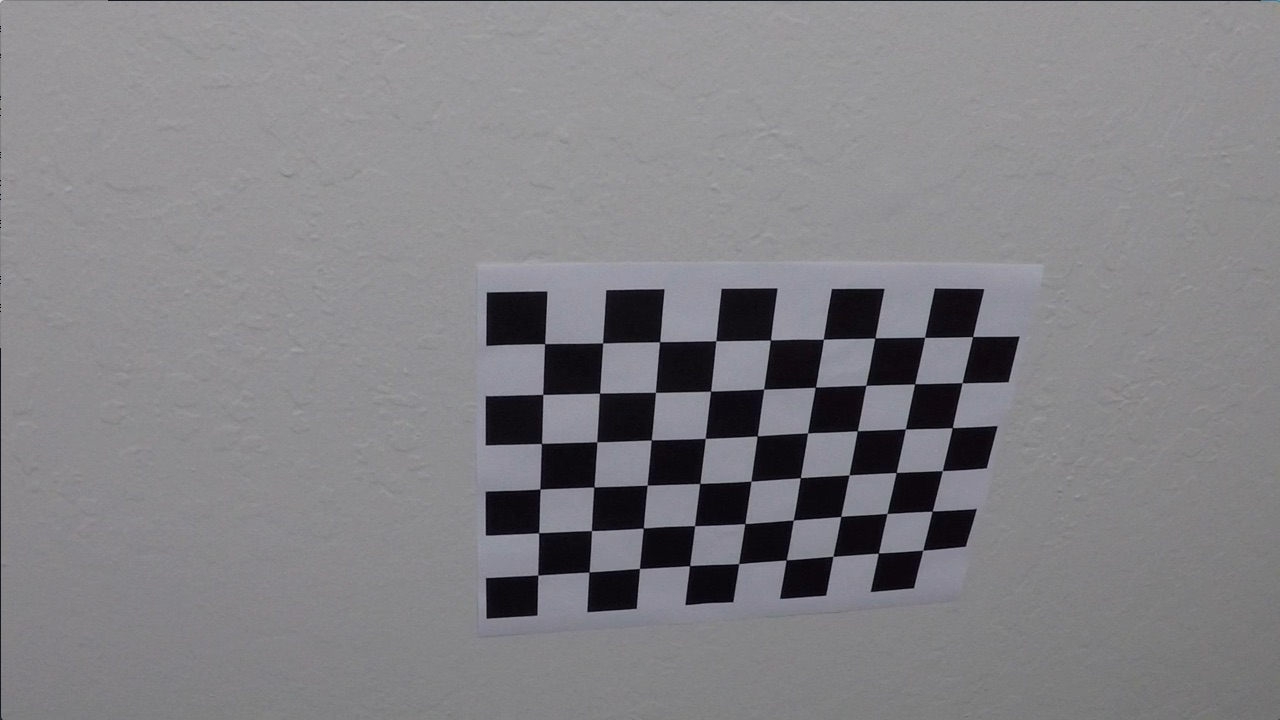
#> input picture CarND-Advanced-Lane-Lines-master/camera_cal/calibration10.jpg, 1280 x 720 px; its folder holds only this picture in this run
$ jupyter execute --allow-errors AdvancedCarLanesImpl.ipynb   (shell and % lines are left out)   (older library calls are emulated)
#> lines starting #> are read from the running program, lines starting #| are printed output that depends on the picture
[cell 1]
#importing some useful packages
import matplotlib.pyplot as plt
import matplotlib.image as mpimg
import numpy as np
import cv2
import glob

[cell 2]
import numpy as np
import cv2
import glob
import matplotlib.pyplot as plt

# prepare object points, like (0,0,0), (1,0,0), (2,0,0) ....,(6,5,0)
objp = np.zeros((6*9,3), np.float32)
objp[:,:2] = np.mgrid[0:9,0:6].T.reshape(-1,2)
nx = 6
ny = 9
# Arrays to store object points and image points from all the images.
objpoints = [] # 3d points in real world space
imgpoints = [] # 2d points in image plane.

# Make a list of calibration images
images = glob.glob('./camera_cal/calibration*.jpg')

# Step through the list and search for chessboard corners
for fname in images:
    img = cv2.imread(fname)
#> img is the input picture: shape (720, 1280, 3); mean B, G, R 133.1, 129.4, 130.2
    gray = cv2.cvtColor(img,cv2.COLOR_BGR2GRAY)

    # Find the chessboard corners
    ret, corners = cv2.findChessboardCorners(gray, (9,6),None)
#> ret = True; corners = 54 rows, first 8: [545.3, 343.1], [602.7, 342.8], [660.1, 341.3], [715.8, 340.7], [770.6, 340], [823.5, 339.2], [874.3, 338.5], [925.1, 337.4]

    # If found, add object points, image points
    if ret == True:
        objpoints.append(objp)
        imgpoints.append(corners)

        # Draw and display the corners
        ret, mtx, dist, rvecs, tvecs = cv2.calibrateCamera(objpoints, imgpoints, img.shape[1:], None, None)
#> ret = 0.694; mtx = [[354.2, 0, 506.7], [0, 354.1, -24.86], [0, 0, 1]]; dist = [[-0.0173, -0.00556, 0.0263, 0.0168, 0.000837]]; rvecs = ([0.143, -0.0808, 0.0447],); tvecs = ([0.552, 6.09, 6.21],)
        dst = cv2.undistort(img, mtx, dist, None, mtx)
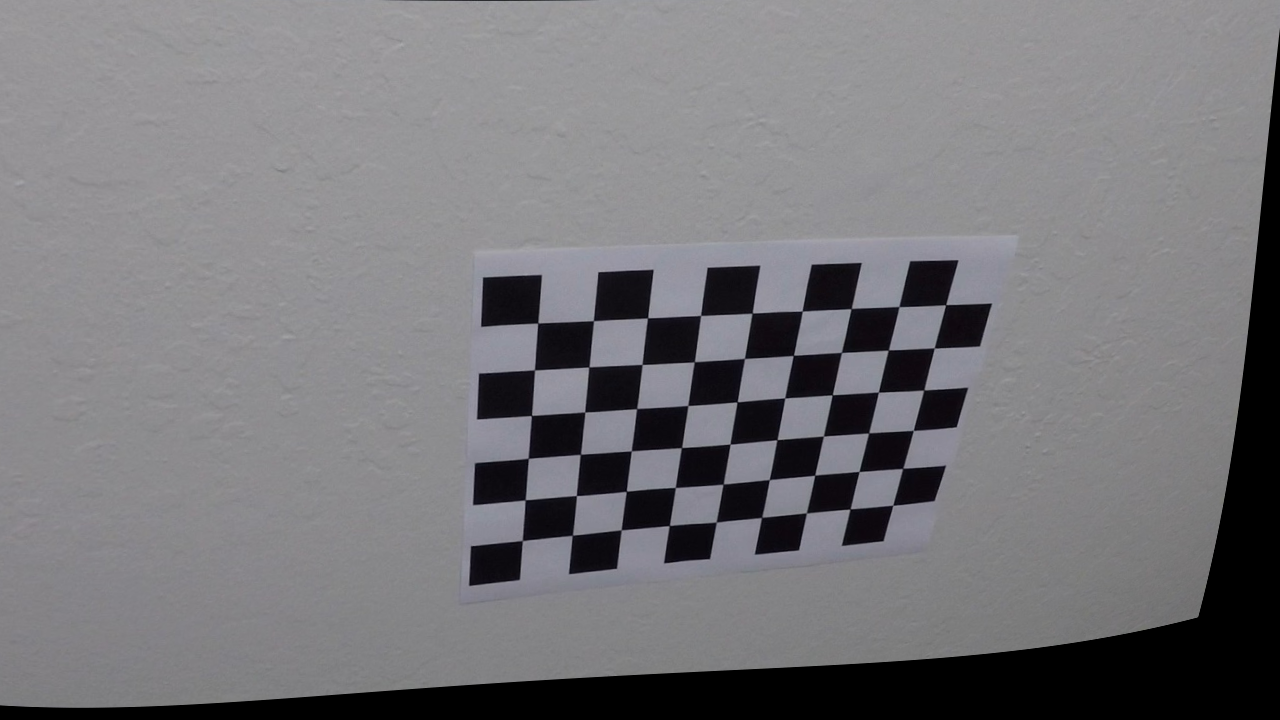
#> dst: shape (720, 1280, 3); mean B, G, R 122, 118.6, 119.4
        offset = 100
        img_size = (gray.shape[1], gray.shape[0])
#> img_size = (1280, 720)
        src = np.float32([corners[0], corners[nx-1], corners[-1], corners[-nx]])
#> src = [[545.3, 343.1], [823.5, 339.2], [922.8, 549.9], [688.7, 566.3]]
        dst = np.float32([[offset, offset], [img_size[0]-offset, offset],
                                     [img_size[0]-offset, img_size[1]-offset],
                                     [offset, img_size[1]-offset]])
        M = cv2.getPerspectiveTransform(src, dst)
#> M = [[2.77, -1.82, -805.5], [0.00226, 1.51, -442.4], [-0.000191, -0.00035, 1]]
        warped =cv2.warpPerspective(dst, M,img_size)
#> warped: shape (720, 1280) float32; every value is 0
        cv2.imshow('img',dst)
        cv2.waitKey(500)

cv2.destroyAllWindows()

[cell 3]
#Describe how (and identify where in your code) you used color transforms,
#gradients or other methods to create a thresholded binary image.
#Provide an example of a binary image result.
image = mpimg.imread('./test_images/test1.jpg')
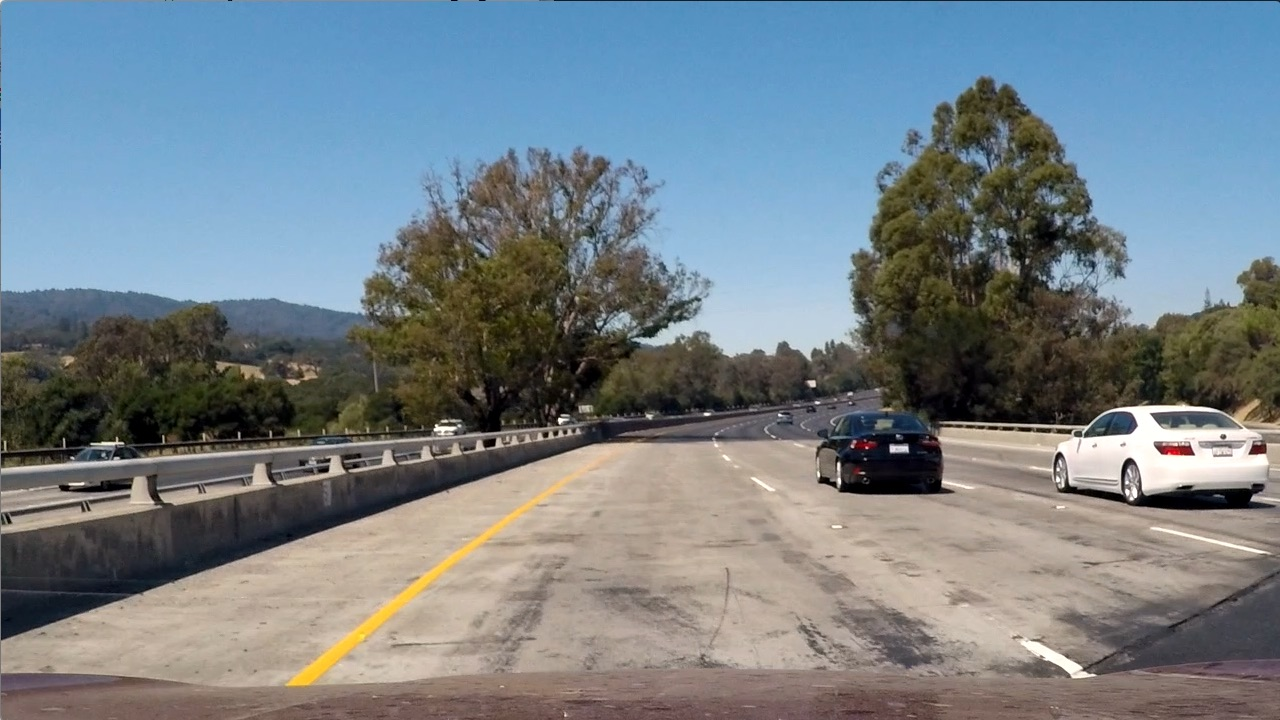
#> input picture CarND-Advanced-Lane-Lines-master/test_images/test1.jpg, 1280 x 720 px
#> image is the input picture: shape (720, 1280, 3); mean R, G, B 117.5, 128.7, 135.5

def mag_thresh(img, sobel_kernel=3, mag_thresh=(0, 255)):

#> called with sobel_kernel = 3, mag_thresh = (30, 100)
    gray = cv2.cvtColor(img, cv2.COLOR_RGB2GRAY)
    # Take both Sobel x and y gradients
    sobelx = cv2.Sobel(gray, cv2.CV_64F, 1, 0, ksize=sobel_kernel)
    sobely = cv2.Sobel(gray, cv2.CV_64F, 0, 1, ksize=sobel_kernel)
    # Calculate the gradient magnitude
    gradmag = np.sqrt(sobelx**2 + sobely**2)
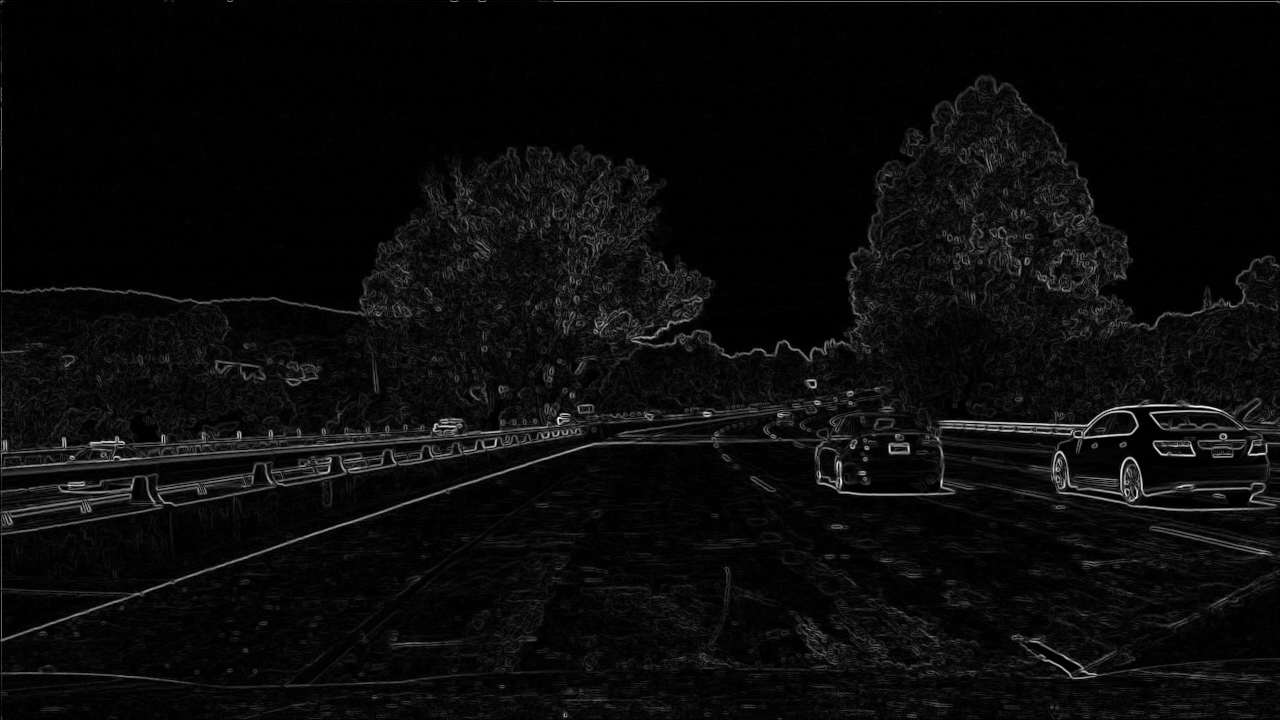
#> gradmag: shape (720, 1280) float64; min 0, max 941, mean 40.9; drawn with min black and max white
    # Rescale to 8 bit
    scale_factor = np.max(gradmag)/255
#> scale_factor = 3.69
    gradmag = (gradmag/scale_factor).astype(np.uint8)
    # Create a binary image of ones where threshold is met, zeros otherwise
    binary_output = np.zeros_like(gradmag)
    binary_output[(gradmag >= mag_thresh[0]) & (gradmag <= mag_thresh[1])] = 1
    return binary_output

# Run the function
mag_binary = mag_thresh(image, sobel_kernel=3, mag_thresh=(30, 100))
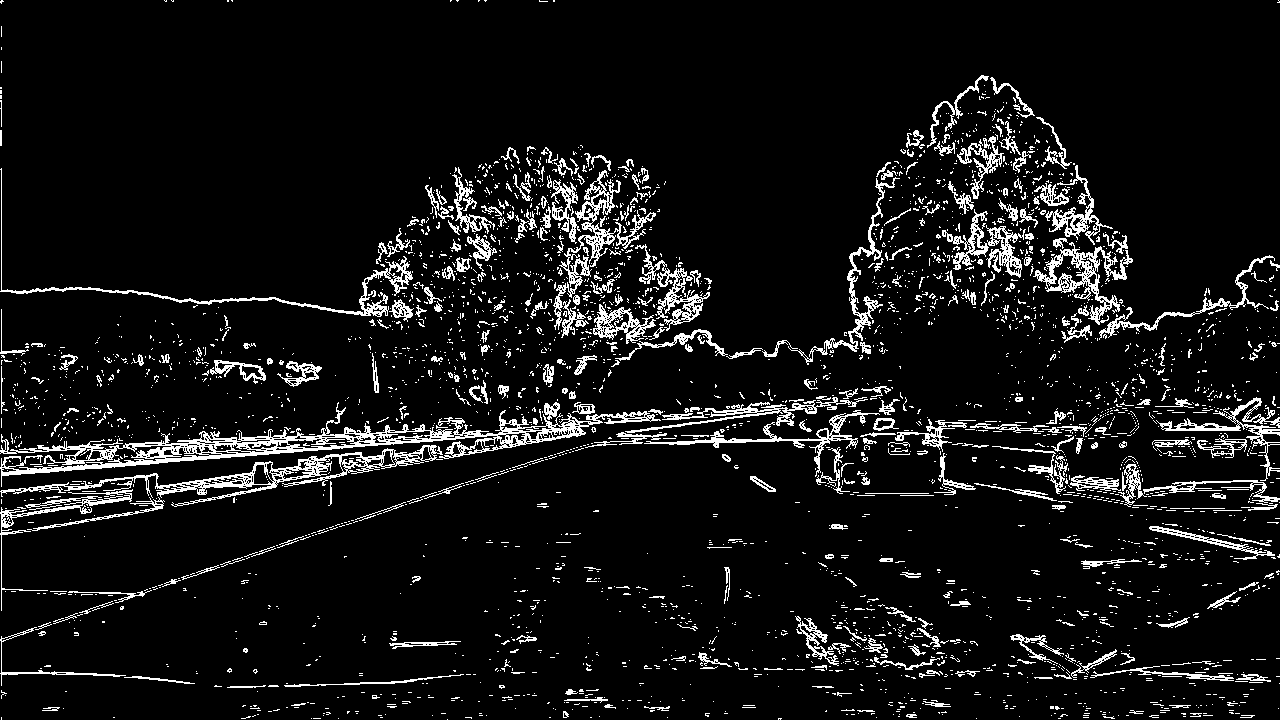
#> mag_binary: shape (720, 1280); values 0 (black) and 1 (white), 7.9% white in thin lines or dots
# Plot the result
f, (ax1, ax2) = plt.subplots(1, 2, figsize=(24, 9))
f.tight_layout()
ax1.imshow(image)
ax1.set_title('Original Image', fontsize=50)
ax2.imshow(mag_binary, cmap='gray')
ax2.set_title('Thresholded Magnitude', fontsize=50)
plt.subplots_adjust(left=0., right=1, top=0.9, bottom=0.)

[cell 4]
img = mpimg.imread('./test_images/test1.jpg')/255

def hist(img):
    # TO-DO: Grab only the bottom half of the image
    # Lane lines are likely to be mostly vertical nearest to the car
    bottom_half = img[img.shape[0]//2:,:]
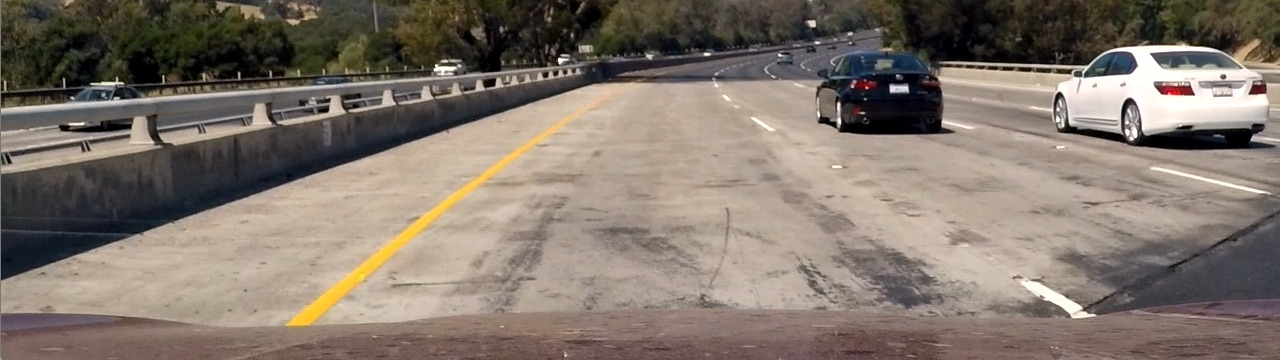
#> bottom_half: shape (360, 1280, 3) float64; mean R, G, B 0.505, 0.461, 0.421

    # Sum across image pixels vertically - make sure to set an `axis`
    # i.e. the highest areas of vertical lines should be larger values
    histogram = np.sum(bottom_half, axis=0)
#> histogram = 1280 rows, first 8: [174.1, 169.1, 164.8], [113.8, 109, 103.3], [113.1, 107.6, 101.1], [115.4, 110.2, 101.4], [122, 115.5, 106.5], [123.8, 117.4, 107.2], [120.3, 113.1, 103.4], [116.1, 109, 99.28]
    return histogram

# Create histogram of image binary activations
histogram = hist(img)

# Visualize the resulting histogram
plt.plot(histogram)
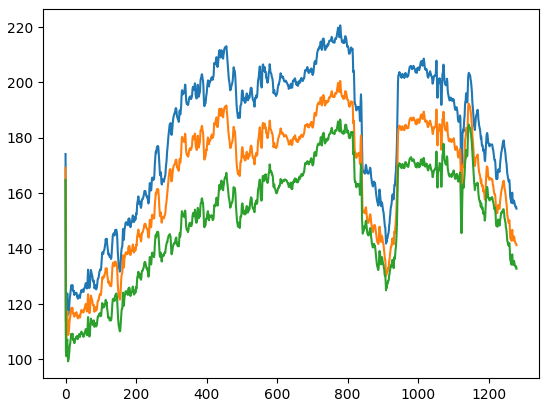
#> figure drawn by matplotlib, 1 panel; curve peaks at x = 779, y = 220.6; curve peaks at x = 779, y = 200.6; curve peaks at x = 779, y = 186.6

[cell 5]
import numpy as np
import matplotlib.image as mpimg
import matplotlib.pyplot as plt
import cv2

# Load our image
binary_warped = mpimg.imread('./test_images/test1.jpg')

def find_lane_pixels(binary_warped):
    # Take a histogram of the bottom half of the image
    histogram = np.sum(binary_warped[binary_warped.shape[0]//2:,:], axis=0)
#> histogram = 1280 rows, first 8: [44408, 43132, 42020], [29016, 27806, 26354], [28851, 27439, 25788], [29439, 28097, 25855], [31103, 29451, 27155], [31574, 29931, 27339], [30674, 28844, 26373], [29606, 27804, 25316]
    # Create an output image to draw on and visualize the result
    out_img = np.dstack((binary_warped, binary_warped, binary_warped))
    # Find the peak of the left and right halves of the histogram
    # These will be the starting point for the left and right lines
    midpoint = np.int(histogram.shape[0]//2)
#> midpoint = 640
    leftx_base = np.argmax(histogram[:midpoint])
#> leftx_base = 1368
    rightx_base = np.argmax(histogram[midpoint:]) + midpoint
#> rightx_base = 1057

    # HYPERPARAMETERS
    # Choose the number of sliding windows
    nwindows = 9
    # Set the width of the windows +/- margin
    margin = 100
    # Set minimum number of pixels found to recenter window
    minpix = 50

    # Set height of windows - based on nwindows above and image shape
    window_height = np.int(binary_warped.shape[0]//nwindows)
#> window_height = 80
    # Identify the x and y positions of all nonzero pixels in the image
    nonzero = binary_warped.nonzero()
    nonzeroy = np.array(nonzero[0])
    nonzerox = np.array(nonzero[1])
    # Current positions to be updated later for each window in nwindows
    leftx_current = leftx_base
#> leftx_current = 1368
    rightx_current = rightx_base
#> rightx_current = 1057

    # Create empty lists to receive left and right lane pixel indices
    left_lane_inds = []
    right_lane_inds = []

    # Step through the windows one by one
    for window in range(nwindows):
        # Identify window boundaries in x and y (and right and left)
        win_y_low = binary_warped.shape[0] - (window+1)*window_height
        win_y_high = binary_warped.shape[0] - window*window_height
        win_xleft_low = leftx_current - margin
        win_xleft_high = leftx_current + margin
        win_xright_low = rightx_current - margin
        win_xright_high = rightx_current + margin

        # Draw the windows on the visualization image
        cv2.rectangle(out_img,(win_xleft_low,win_y_low),
        (win_xleft_high,win_y_high),(0,255,0), 2)
        cv2.rectangle(out_img,(win_xright_low,win_y_low),
        (win_xright_high,win_y_high),(0,255,0), 2)

        # Identify the nonzero pixels in x and y within the window #
        good_left_inds = ((nonzeroy >= win_y_low) & (nonzeroy < win_y_high) &
        (nonzerox >= win_xleft_low) &  (nonzerox < win_xleft_high)).nonzero()[0]
        good_right_inds = ((nonzeroy >= win_y_low) & (nonzeroy < win_y_high) &
        (nonzerox >= win_xright_low) &  (nonzerox < win_xright_high)).nonzero()[0]

        # Append these indices to the lists
        left_lane_inds.append(good_left_inds)
        right_lane_inds.append(good_right_inds)

        # If you found > minpix pixels, recenter next window on their mean position
        if len(good_left_inds) > minpix:
            leftx_current = np.int(np.mean(nonzerox[good_left_inds]))
        if len(good_right_inds) > minpix:
            rightx_current = np.int(np.mean(nonzerox[good_right_inds]))
#> this loop made 1 pass
#> (win_xleft_low, win_xleft_high, win_xright_low, win_xright_high) on pass 1: (1268, 1468, 957, 1157)
#> after the loop, left_lane_inds = []; right_lane_inds = []

    # Concatenate the arrays of indices (previously was a list of lists of pixels)
    try:
        left_lane_inds = np.concatenate(left_lane_inds)
        right_lane_inds = np.concatenate(right_lane_inds)
    except ValueError:
        # Avoids an error if the above is not implemented fully
        pass

    # Extract left and right line pixel positions
    leftx = nonzerox[left_lane_inds]
    lefty = nonzeroy[left_lane_inds]
    rightx = nonzerox[right_lane_inds]
    righty = nonzeroy[right_lane_inds]

    return leftx, lefty, rightx, righty, out_img


def fit_polynomial(binary_warped):
    # Find our lane pixels first
    leftx, lefty, rightx, righty, out_img = find_lane_pixels(binary_warped)

    # Fit a second order polynomial to each using `np.polyfit`
    left_fit = np.polyfit(lefty, leftx, 2)
    right_fit = np.polyfit(righty, rightx, 2)

    # Generate x and y values for plotting
    ploty = np.linspace(0, binary_warped.shape[0]-1, binary_warped.shape[0] )
    try:
        left_fitx = left_fit[0]*ploty**2 + left_fit[1]*ploty + left_fit[2]
        right_fitx = right_fit[0]*ploty**2 + right_fit[1]*ploty + right_fit[2]
    except TypeError:
        # Avoids an error if `left` and `right_fit` are still none or incorrect
        print('The function failed to fit a line!')
        left_fitx = 1*ploty**2 + 1*ploty
        right_fitx = 1*ploty**2 + 1*ploty

    ## Visualization ##
    # Colors in the left and right lane regions
    out_img[lefty, leftx] = [255, 0, 0]
    out_img[righty, rightx] = [0, 0, 255]

    # Plots the left and right polynomials on the lane lines
    plt.plot(left_fitx, ploty, color='yellow')
    plt.plot(right_fitx, ploty, color='yellow')

    return out_img


#> (the rest of this cell did not finish here and is left out)
